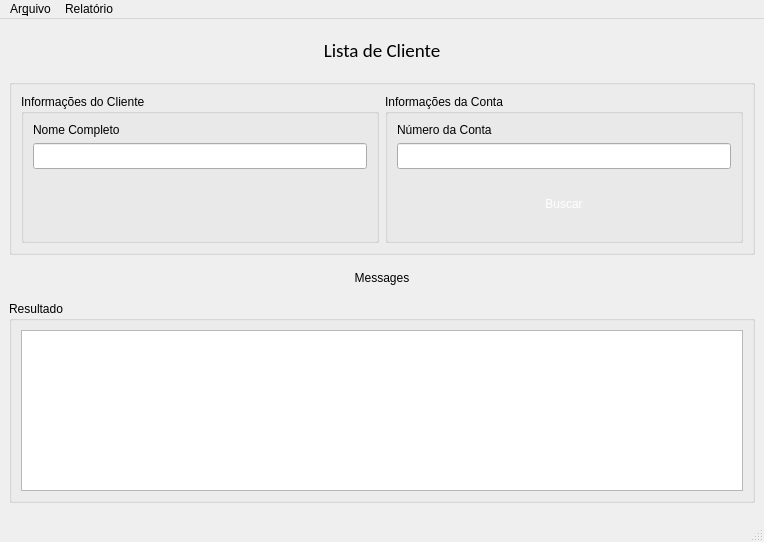
<?xml version="1.0" encoding="UTF-8"?>
<ui version="4.0">
 <class>MainWindow</class>
 <widget class="QMainWindow" name="MainWindow">
  <property name="geometry">
   <rect>
    <x>0</x>
    <y>0</y>
    <width>764</width>
    <height>542</height>
   </rect>
  </property>
  <property name="windowTitle">
   <string>MainWindow</string>
  </property>
  <widget class="QWidget" name="centralwidget">
   <layout class="QVBoxLayout" name="verticalLayout">
    <item>
     <widget class="QLabel" name="label_10">
      <property name="font">
       <font>
        <family>Calibri</family>
        <pointsize>14</pointsize>
       </font>
      </property>
      <property name="styleSheet">
       <string notr="true">padding: 10px;
color: '#00C569';
</string>
      </property>
      <property name="text">
       <string>Lista de Cliente</string>
      </property>
      <property name="alignment">
       <set>Qt::AlignCenter</set>
      </property>
     </widget>
    </item>
    <item>
     <widget class="QGroupBox" name="groupBox">
      <property name="styleSheet">
       <string notr="true">color: '#333A44';</string>
      </property>
      <property name="title">
       <string/>
      </property>
      <layout class="QHBoxLayout" name="horizontalLayout">
       <item>
        <widget class="QGroupBox" name="groupBox_2">
         <property name="title">
          <string>Informações do Cliente</string>
         </property>
         <layout class="QVBoxLayout" name="verticalLayout_3">
          <item>
           <widget class="QLabel" name="label">
            <property name="styleSheet">
             <string notr="true">font: 10pt &quot;Calibri&quot;;</string>
            </property>
            <property name="text">
             <string>Nome Completo</string>
            </property>
           </widget>
          </item>
          <item>
           <widget class="QLineEdit" name="inp_nome_completo">
            <property name="styleSheet">
             <string notr="true">font: 10pt &quot;Calibri&quot;;
padding: 4px;
margin-bottom: 10px;</string>
            </property>
           </widget>
          </item>
          <item>
           <spacer name="verticalSpacer_3">
            <property name="orientation">
             <enum>Qt::Vertical</enum>
            </property>
            <property name="sizeType">
             <enum>QSizePolicy::Expanding</enum>
            </property>
            <property name="sizeHint" stdset="0">
             <size>
              <width>20</width>
              <height>40</height>
             </size>
            </property>
           </spacer>
          </item>
         </layout>
        </widget>
       </item>
       <item>
        <widget class="QGroupBox" name="groupBox_3">
         <property name="title">
          <string>Informações da Conta</string>
         </property>
         <layout class="QVBoxLayout" name="verticalLayout_2">
          <item>
           <widget class="QLabel" name="label_6">
            <property name="styleSheet">
             <string notr="true">font: 10pt &quot;Calibri&quot;;</string>
            </property>
            <property name="text">
             <string>Número da Conta</string>
            </property>
           </widget>
          </item>
          <item>
           <widget class="QLineEdit" name="inp_numero_conta">
            <property name="styleSheet">
             <string notr="true">font: 10pt &quot;Calibri&quot;;
padding: 4px;
margin-bottom: 10px;</string>
            </property>
           </widget>
          </item>
          <item>
           <widget class="QPushButton" name="btn_buscar">
            <property name="styleSheet">
             <string notr="true">font: 10pt &quot;Calibri&quot;;
padding: 8px;
background-color: '#00C569'; 
color: white;
border: none;
margin: 4px 0;</string>
            </property>
            <property name="text">
             <string>Buscar</string>
            </property>
           </widget>
          </item>
          <item>
           <spacer name="verticalSpacer_2">
            <property name="orientation">
             <enum>Qt::Vertical</enum>
            </property>
            <property name="sizeHint" stdset="0">
             <size>
              <width>20</width>
              <height>40</height>
             </size>
            </property>
           </spacer>
          </item>
         </layout>
        </widget>
       </item>
      </layout>
     </widget>
    </item>
    <item>
     <widget class="QLabel" name="lbl_message">
      <property name="styleSheet">
       <string notr="true">color: '#333A44';
padding: 10px;</string>
      </property>
      <property name="text">
       <string>Messages</string>
      </property>
      <property name="alignment">
       <set>Qt::AlignCenter</set>
      </property>
     </widget>
    </item>
    <item>
     <widget class="QGroupBox" name="groupBox_4">
      <property name="title">
       <string>Resultado</string>
      </property>
      <layout class="QVBoxLayout" name="verticalLayout_4">
       <item>
        <widget class="QTableView" name="tab_resultado"/>
       </item>
      </layout>
     </widget>
    </item>
    <item>
     <spacer name="verticalSpacer">
      <property name="orientation">
       <enum>Qt::Vertical</enum>
      </property>
      <property name="sizeType">
       <enum>QSizePolicy::Expanding</enum>
      </property>
      <property name="sizeHint" stdset="0">
       <size>
        <width>20</width>
        <height>40</height>
       </size>
      </property>
     </spacer>
    </item>
   </layout>
  </widget>
  <widget class="QMenuBar" name="menubar">
   <property name="geometry">
    <rect>
     <x>0</x>
     <y>0</y>
     <width>764</width>
     <height>21</height>
    </rect>
   </property>
   <widget class="QMenu" name="menuAr_quivo">
    <property name="title">
     <string>Ar&amp;quivo</string>
    </property>
    <addaction name="action_Nova_Busca"/>
    <addaction name="action_Exit"/>
   </widget>
   <widget class="QMenu" name="menuRelat_rio">
    <property name="title">
     <string>Relatório</string>
    </property>
    <addaction name="action_Imprimir"/>
   </widget>
   <addaction name="menuAr_quivo"/>
   <addaction name="menuRelat_rio"/>
  </widget>
  <widget class="QStatusBar" name="statusbar"/>
  <action name="action_Nova_Busca">
   <property name="text">
    <string>&amp;Nova Busca</string>
   </property>
   <property name="shortcut">
    <string>Ctrl+N</string>
   </property>
  </action>
  <action name="action_Exit">
   <property name="text">
    <string>&amp;Exit</string>
   </property>
   <property name="shortcut">
    <string>Ctrl+W</string>
   </property>
  </action>
  <action name="action_Imprimir">
   <property name="text">
    <string>&amp;Imprimir</string>
   </property>
   <property name="shortcut">
    <string>Ctrl+I</string>
   </property>
  </action>
 </widget>
 <resources/>
 <connections/>
</ui>
